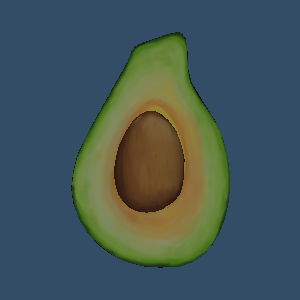

Recreate this plot in Python.
#!/usr/bin/env python

# Import a glTF GLB file (Avocado) via vtkFileResourceStream and render.

import os

import vtkmodules.vtkInteractionStyle  # noqa: F401
import vtkmodules.vtkRenderingFreeType  # noqa: F401
import vtkmodules.vtkRenderingOpenGL2  # noqa: F401

from vtkmodules.vtkIOCore import vtkFileResourceStream
from vtkmodules.vtkIOImport import vtkGLTFImporter
from vtkmodules.vtkRenderingCore import (
    vtkRenderWindow,
    vtkRenderWindowInteractor,
    vtkRenderer,
)

# Source
data_dir = os.environ.get("VPE_DATA_DIR", os.path.dirname(os.path.abspath(__file__)))

# Open stream
file_stream = vtkFileResourceStream()
file_stream.Open(os.path.join(data_dir, "glTF", "Avocado", "Avocado.glb"))

# Import glTF via stream
gltf_importer = vtkGLTFImporter()
gltf_importer.SetStream(file_stream)
gltf_importer.StreamIsBinaryOn()
gltf_importer.ImportArmatureOn()
gltf_importer.SetCamera(-1)

# Renderer
renderer = vtkRenderer()
renderer.SetBackground(0.2, 0.3, 0.4)

# Render window
render_window = vtkRenderWindow()
render_window.AddRenderer(renderer)
render_window.SetWindowName("gltf importer stream")
render_window.SetMultiSamples(0)
render_window.SetSize(300, 300)

# Interactor
interactor = vtkRenderWindowInteractor()
interactor.SetRenderWindow(render_window)

gltf_importer.SetRenderWindow(render_window)
gltf_importer.Update()

# Scene
renderer.ResetCamera()

interactor.Initialize()
interactor.Start()
